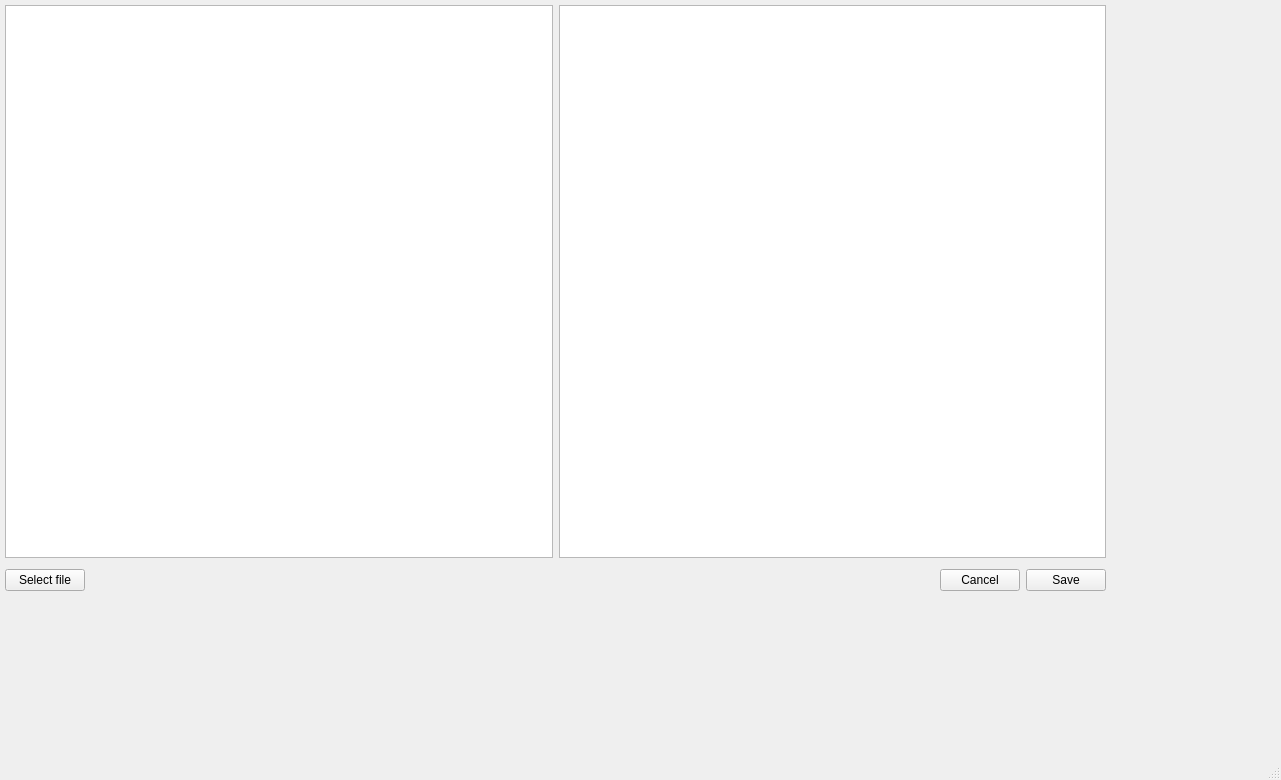
<?xml version="1.0" encoding="UTF-8"?>
<ui version="4.0">
 <class>MainWindow</class>
 <widget class="QMainWindow" name="MainWindow">
  <property name="geometry">
   <rect>
    <x>0</x>
    <y>0</y>
    <width>1281</width>
    <height>780</height>
   </rect>
  </property>
  <property name="windowTitle">
   <string>MainWindow</string>
  </property>
  <widget class="QWidget" name="centralwidget">
   <widget class="QWidget" name="verticalLayoutWidget">
    <property name="geometry">
     <rect>
      <x>0</x>
      <y>0</y>
      <width>1111</width>
      <height>591</height>
     </rect>
    </property>
    <layout class="QVBoxLayout" name="verticalLayout">
     <item>
      <layout class="QHBoxLayout" name="horizontalLayout">
       <property name="leftMargin">
        <number>5</number>
       </property>
       <property name="topMargin">
        <number>5</number>
       </property>
       <property name="rightMargin">
        <number>5</number>
       </property>
       <property name="bottomMargin">
        <number>5</number>
       </property>
       <item>
        <widget class="QTreeView" name="treeView"/>
       </item>
       <item>
        <widget class="QPlainTextEdit" name="plainTextEdit"/>
       </item>
      </layout>
     </item>
     <item>
      <layout class="QHBoxLayout" name="horizontalLayout_2">
       <property name="leftMargin">
        <number>5</number>
       </property>
       <property name="rightMargin">
        <number>5</number>
       </property>
       <item>
        <widget class="QPushButton" name="selectButton">
         <property name="text">
          <string>Select file</string>
         </property>
        </widget>
       </item>
       <item>
        <spacer name="horizontalSpacer">
         <property name="orientation">
          <enum>Qt::Orientation::Horizontal</enum>
         </property>
         <property name="sizeHint" stdset="0">
          <size>
           <width>40</width>
           <height>20</height>
          </size>
         </property>
        </spacer>
       </item>
       <item>
        <widget class="QPushButton" name="cancelButton">
         <property name="text">
          <string>Cancel</string>
         </property>
        </widget>
       </item>
       <item>
        <widget class="QPushButton" name="saveButton">
         <property name="text">
          <string>Save</string>
         </property>
        </widget>
       </item>
      </layout>
     </item>
    </layout>
   </widget>
  </widget>
  <widget class="QMenuBar" name="menubar">
   <property name="geometry">
    <rect>
     <x>0</x>
     <y>0</y>
     <width>1281</width>
     <height>22</height>
    </rect>
   </property>
  </widget>
  <widget class="QStatusBar" name="statusbar"/>
 </widget>
 <resources/>
 <connections/>
</ui>
